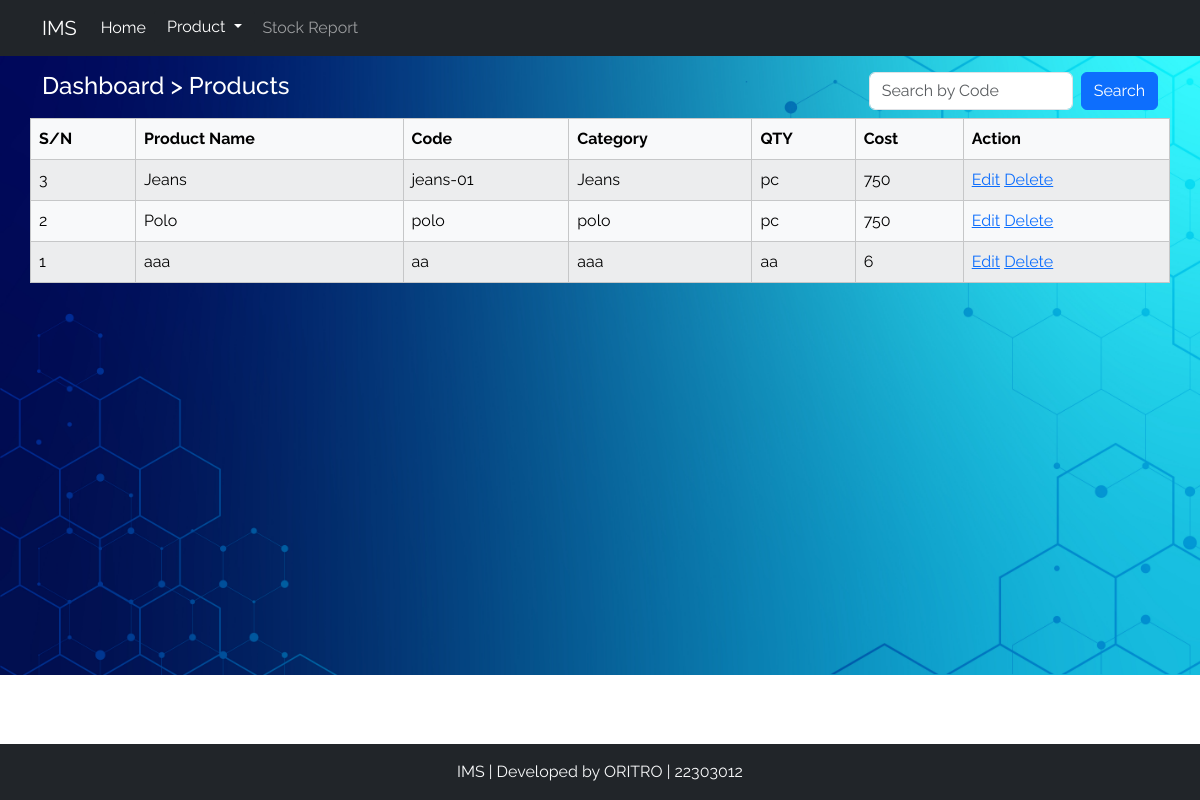
The page /view.php on the database its author committed.
### tables this page shows
CREATE TABLE `tb_product` (
  `p_id` int(11) NOT NULL,
  `pdt_name` varchar(90) NOT NULL,
  `pdt_code` varchar(90) NOT NULL,
  `pdt_category` varchar(90) NOT NULL,
  `pdt_unit` varchar(90) NOT NULL,
  `pdt_cost` int(11) NOT NULL
);

### view.php (the view, shortened to what this page needs)
<?php include('header.php'); ?>
    <div class="container">
        <div class="row">
        <div class="header d-flex justify-content-between flex-row">
            <h4 class="mt-3 mb-2 text-left">Dashboard > Products</h4>
            <form class="d-flex mt-3 mb-2 justify-content-around" role="search">
                <input class="form-control me-2" type="search" placeholder="Search by Code" aria-label="Search" name="search">
                <button class="btn btn-primary" type="submit">Search</button>
            </form>
        </div>
            <table class="table table-bordered table-hover table-light table-striped">
                <thead>
                    <tr>
                        <th>S/N</th>
                        <th>Product Name</th>
                        <th>Code</th>
                        <th>Category</th>
                        <th>QTY</th>
                        <th>Cost</th>
                        <th>Action</th>
                    </tr>
                </thead>
                <tbody>
                <?php
                if(isset($_GET["search"]) && !empty($_GET["search"])){
                    $search_kw = $_GET["search"];
                    $sql = "SELECT * from tb_product where pdt_code = '$search_kw'";
                }
                else{
                    $sql = "SELECT * from tb_product ORDER BY p_id DESC";
                }
                $res = mysqli_query(
                    $conn, $sql
                );
                while($rows=$res->fetch_assoc())
                {
                ?>
                    <tr>
                        <td><?php echo $rows["p_id"]; ?></td>
                        <td><?php echo $rows["pdt_name"]; ?></td>
                        <td><?php echo $rows["pdt_code"]; ?></td>
                        <td><?php echo $rows["pdt_category"]; ?></td>
                        <td><?php echo $rows["pdt_stock"] . $rows["pdt_unit"]; ?></td>
                        <td><?php echo $rows["pdt_cost"]; ?></td>
                        <td>
                            <a href="edit.php?id=<?php echo  $rows["p_id"]; ?>">Edit</a>
                            <a href="delete.php?id=<?php echo  $rows["p_id"]; ?>">Delete</a>
                        </td>
                    </tr>
                <?php }; ?>
                </tbody>
            </table>
        </div>
    </div>
<?php include('footer.php');?>

### header.php (shortened to what this page needs)
<!DOCTYPE html>
<html lang="en">
<head>
    <link href="https://cdn.jsdelivr.net/npm/bootstrap@5.3.3/dist/css/bootstrap.min.css" rel="stylesheet">
    <link rel="stylesheet" href="css/style.css">
</head>
<body>
    <nav class="navbar navbar-expand-sm navbar-dark bg-dark">
        <div class="container">
            <a class="navbar-brand" href="#">IMS</a>
            <div class="collapse navbar-collapse" id="collapsibleNavId">
                <ul class="navbar-nav me-auto mt-2 mt-lg-0">
                    <li class="nav-item">
                        <a class="nav-link active" href="dashboard.php" aria-current="page">Home</a>
                    </li>
                    <li class="nav-item dropdown">
                        <button class="btn  btn-dark dropdown-toggle" data-bs-toggle="dropdown" aria-expanded="false">
                        Product
                        </button>
                    </li>
                    <li class="nav-item">
                        <a class="nav-link" href="stock.php">Stock Report</a>
                    </li>
                </ul>
            </div>
        </div>
    </nav>

### footer.php (shortened to what this page needs)
<footer class="footer bg-dark p-3">
    <span class="text-light">
        IMS | Developed by ORITRO | 22303012
    </span>
</footer>
</body>
</html>

### css/style.css (style rules this page uses)
body { background-image: url('/ims/img/pos_wallpaper.jpg'); background-size: cover; background-repeat: no-repeat; font-family: 'Raleway'; color:#fff; margin: 0; padding: 0; }
.footer { position: fixed; bottom: 0; width: 100%; text-align: center; }

### rows shown on the page
tb_product: p_id "3", pdt_name "Jeans", pdt_code "jeans-01", pdt_category "Jeans", pdt_unit "pc", pdt_cost "750"
tb_product: p_id "2", pdt_name "Polo", pdt_code "polo", pdt_category "polo", pdt_unit "pc", pdt_cost "750"
tb_product: p_id "1", pdt_name "aaa", pdt_code "aa", pdt_category "aaa", pdt_unit "aa", pdt_cost "6"
